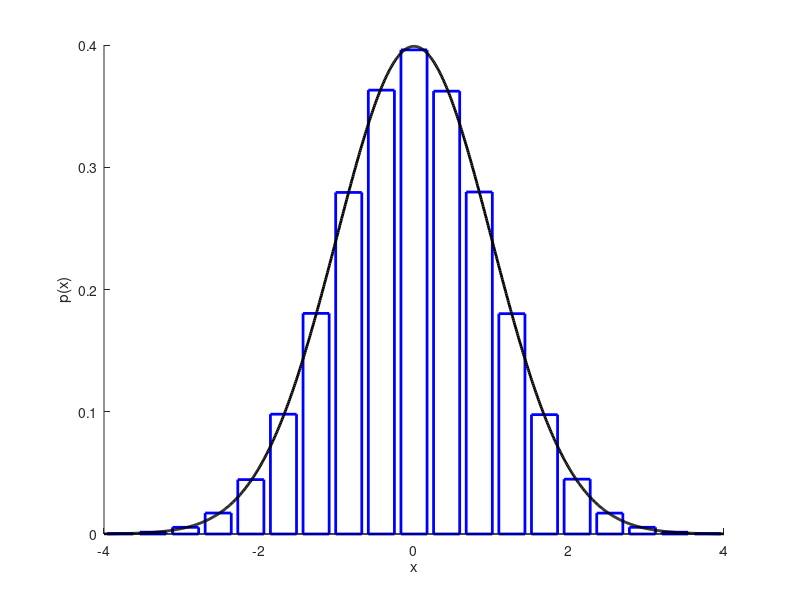

Source code (MATLAB):
% This function visualizes the quantization of a standard normal
% distribution into N bins. To generate the histogram 2000^2 random 
% samples are generated from a standard normal.

% Random samples
rng('default')
x = randn(2000); x = x(:);

% Parameters for the quantization
N = 20; % number of bins
edges = linspace(-4,4,N); % bin edges
delta = edges(2) - edges(1); % bin width

% Quantization
n = histc(x,edges);
n = n / (delta*sum(n));

figure
hold all
% Half shift (0.5*delta) for centering the bins
bar(edges + 0.5*delta,n)
h = findobj(gca,'Type','patch');
set(h,'FaceColor','w','EdgeColor','b', 'LineWidth',2)

% PDF of the underlying RV
y = linspace(-4,4,1000);
plot(y,normpdf(y),'k','LineWidth',2)
xlim([-4 4])
xlabel('x')
ylabel('p(x)')